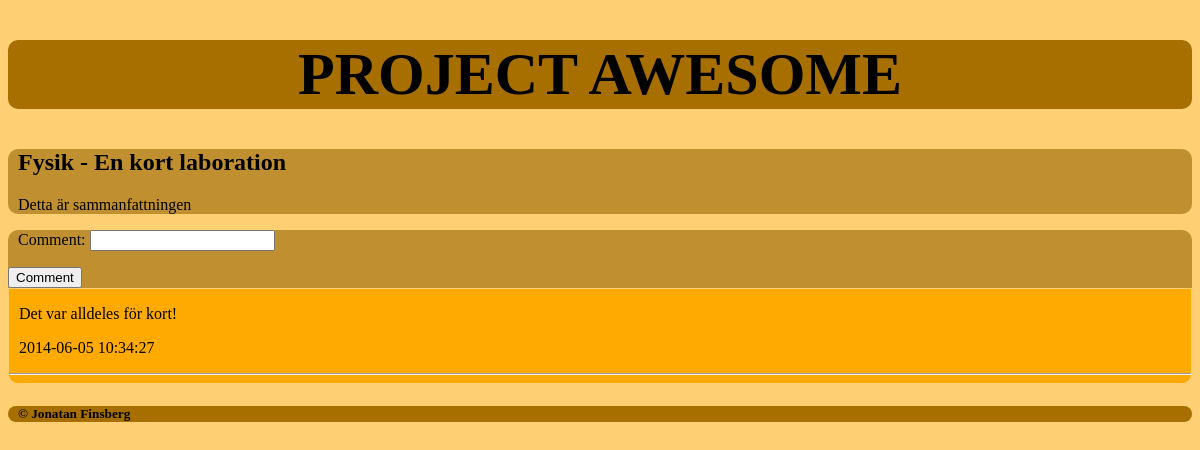
The app's page /summaries.php?summary_id=5 with its own data.
### tables this page shows
CREATE TABLE IF NOT EXISTS `summaries` (
  `id` int(11) NOT NULL AUTO_INCREMENT,
  `title` varchar(32) NOT NULL,
  `content` text NOT NULL,
  `image` varchar(32) NOT NULL,
  `subject_id` int(11) NOT NULL,
  PRIMARY KEY (`id`),
  KEY `subject_id` (`subject_id`)
);

CREATE TABLE IF NOT EXISTS `subjects` (
  `id` int(11) NOT NULL AUTO_INCREMENT,
  `name` varchar(32) NOT NULL,
  PRIMARY KEY (`id`)
);

CREATE TABLE IF NOT EXISTS `comments` (
  `id` int(11) NOT NULL AUTO_INCREMENT,
  `date` datetime NOT NULL,
  `content` text NOT NULL,
  `summary_id` int(11) NOT NULL,
  PRIMARY KEY (`id`),
  KEY `summay_id` (`summary_id`)
);

### summaries.php (the view, shortened to what this page needs)
<!DOCTYPE html>
<html>
	<head>
		<link rel="stylesheet" type="text/css" href="style.css"/>
	</head>
<body>
	<header id="header">
		<h1><a href="index.php">PROJECT AWESOME</a></h1>
	</header>
	<?php
	$host     = "localhost";
	$dbname   = "project_awesome";
	$username = "project_awesome";
	$password = "awepro";
	$dsn = "mysql:host=$host;dbname=$dbname";
	$attr = array(PDO::ATTR_DEFAULT_FETCH_MODE => PDO::FETCH_ASSOC);
	$pdo = new PDO($dsn, $username, $password, $attr);
	if(!empty($_GET) && isset($_GET['summary_id']))
	{
		if($_GET['summary_id'] !== "")
		{
			?>
			<?php
			$summary_id = filter_input(INPUT_GET, "summary_id", FILTER_VALIDATE_INT);
			$sum_statement = $pdo->prepare("SELECT summaries.*, subjects.name AS 'subject_name' FROM summaries JOIN subjects ON summaries.subject_id=subjects.id WHERE summaries.id=:summary_id");
			$sum_statement->bindParam(":summary_id", $summary_id);
			if($sum_statement->execute())
			{
				if($row = $sum_statement->fetch())
				{
					echo "	<div id=\"summaryDetails\">
								<h2>{$row['subject_name']} - {$row['title']}</h2>
								<p>{$row['content']}</p>
								<p>{$row['image']}</p>
							</div>";
					echo "<form action=\"summaries.php?summary_id={$row['id']}\" method=\"POST\">";
					?>
					<div id="commentForm">
						<form>
							<p>
								<label for="content">Comment: </label>
								<input type="text" name="content" />
							</p>
							<input type="submit" value="Comment" class="submitButton"/>
						</form>
					</div>
					<div id="comment">
					<?php
					$com_statement = $pdo->prepare("SELECT * FROM comments WHERE summary_id=:summary_id ORDER BY date DESC");
					$com_statement->bindParam(":summary_id", $summary_id);
					if($com_statement->execute())
					{
						while($comment = $com_statement->fetch())
						{
							echo "<p>{$comment['content']}</p> <p>{$comment['date']}</p> <hr />";
						}
					}
					else
						print_r($sum_statement->errorInfo());
					?>
					</div>
					<?php
				}
			}
			else
			{
				echo "";
				print_r($sum_statement->errorInfo());
			}
		}
	}
	?>
	<footer id="footer">
		<h5> &copy Jonatan Finsberg</h5>
	</footer>
</body>
</html>

### style.css (style rules this page uses)
#header { background-color: #a66f00; font-size: 30px; text-align: center; border-radius: 10px; }
#header a { text-decoration: none; color: black; }
#footer { background-color: #a66f00; border-radius: 10px; text-indent: 10px; }
html { background-color: #ffd073; }
#commentForm { background-color: #bf8f30; border-top-left-radius: 10px; border-top-right-radius: 10px; background-position: center; text-indent: 10px; }
#comment { background-color: #ffaa00; background-position: center; border-bottom-left-radius: 10px; border-bottom-right-radius: 10px; border: 1px solid #ffd073; text-indent: 10px; }
#summaryDetails { background-color: #bf8f30; border-radius: 10px; background-position: center; text-indent: 10px; }
.submitButton { text-align: right; }

### records on screen
summaries: subject.name "Fysik", title "En kort laboration", content "Detta är sammanfattningen"
comments: content "Det var alldeles för kort!", date "2014-06-05 10:34:27"
